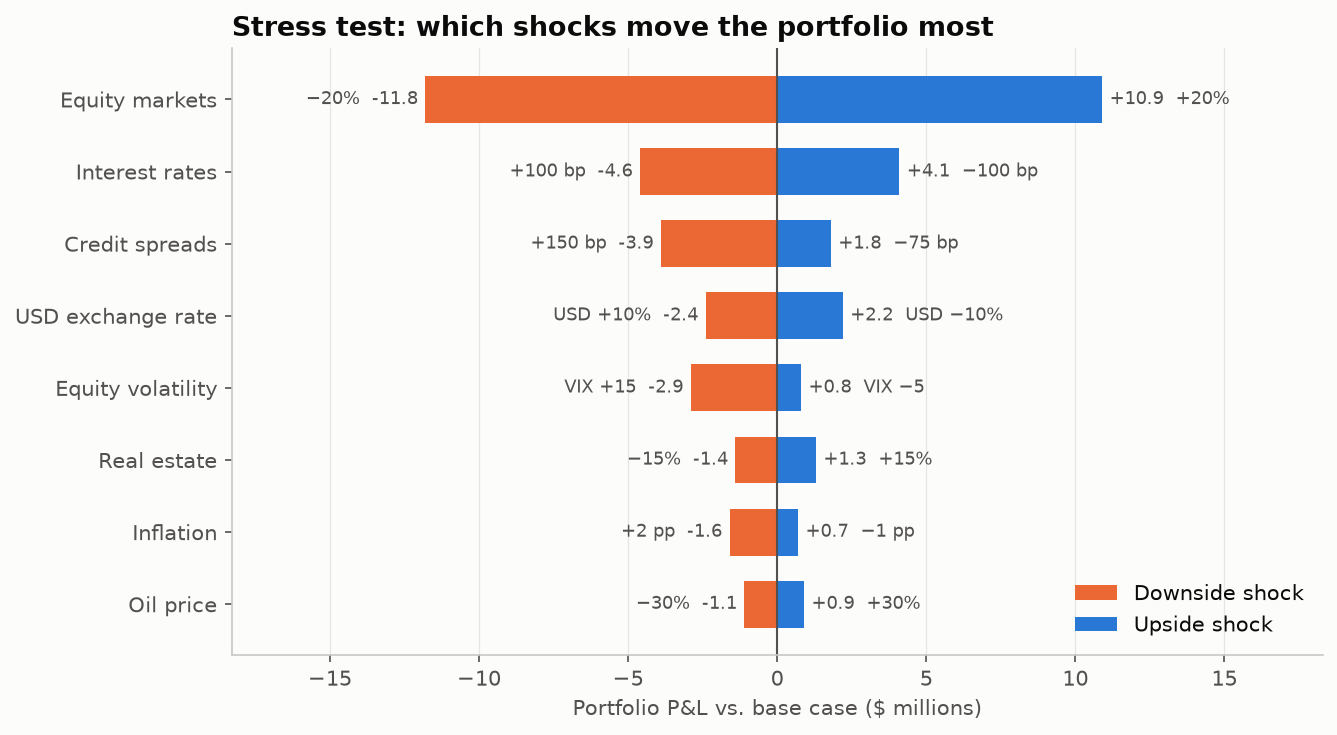

Reproduce this figure in Python.
"""
Stress-Test Tornado Chart  -  family: Finance & investment

DESIGN PURPOSE
For each risk factor, a horizontal bar runs from the portfolio's P&L under a
downside shock to its P&L under an upside shock. Bars are sorted by total
range, so the widest (most important) sensitivities sit at the top and the
chart narrows like a tornado. It ranks which assumptions matter most.

WHEN TO USE
  - Rank the sensitivity of a portfolio, valuation or budget to individual
    assumptions
  - Communicate scenario or stress-test results to non-specialists
  - Decide which inputs deserve more research or hedging

AVOID WHEN
  - Factors interact strongly (one-at-a-time shocks mislead; use joint
    scenarios)
  - Shocks are not comparable in likelihood (state the shock size for each
    bar)

ALTERNATIVES
  - Scenario table with joint shocks
  - DCF / two-way sensitivity table
  - Waterfall from base case to stressed case

EXAMPLE
Simulated one-at-a-time shocks to a 100 million multi-asset portfolio (P&L in
millions). Not investment advice.

NOTE: Educational examples with simulated or historical data. Not investment
advice; past performance does not predict future returns.

Run:  python stress_test_tornado.py
"""
import sys
from pathlib import Path

import numpy as np
import pandas as pd
import matplotlib.pyplot as plt

# Library style: categorical colors in fixed order, recessive axes, hairline grid.
PALETTE = ["#2a78d6", "#eb6834", "#1baf7a", "#eda100",
           "#e87ba4", "#008300", "#6250d6", "#e34948"]
SEQ_CMAP = "Blues"      # sequential: one hue, light -> dark
DIV_CMAP = "RdBu_r"     # diverging: two opposite hues, neutral midpoint
GRAY = "#b8b7b1"        # de-emphasised marks
plt.rcParams.update({
    "figure.figsize": (8, 4.8), "figure.dpi": 110, "figure.facecolor": "#fcfcfb",
    "axes.facecolor": "#fcfcfb", "axes.edgecolor": "#c9c8c3", "axes.linewidth": 0.8,
    "axes.spines.top": False, "axes.spines.right": False,
    "axes.grid": True, "grid.color": "#e6e5e1", "grid.linewidth": 0.6, "axes.axisbelow": True,
    "axes.prop_cycle": plt.cycler(color=PALETTE),
    "axes.titlesize": 13, "axes.titleweight": "bold", "axes.titlelocation": "left",
    "axes.labelcolor": "#52514e", "xtick.color": "#52514e", "ytick.color": "#52514e",
    "text.color": "#0b0b0b", "font.size": 10, "lines.linewidth": 2,
    "legend.frameon": False,
})

# --- Example data ------------------------------------------------------------
df = pd.DataFrame({
    "factor":   ["Equity markets", "Interest rates", "Credit spreads", "USD exchange rate",
                 "Oil price", "Inflation", "Equity volatility", "Real estate"],
    "down_shock": ["−20%", "+100 bp", "+150 bp", "USD +10%", "−30%", "+2 pp", "VIX +15", "−15%"],
    "up_shock":   ["+20%", "−100 bp", "−75 bp", "USD −10%", "+30%", "−1 pp", "VIX −5", "+15%"],
    "down_pnl": [-11.8, -4.6, -3.9, -2.4, -1.1, -1.6, -2.9, -1.4],   # P&L, $ millions
    "up_pnl":   [10.9, 4.1, 1.8, 2.2, 0.9, 0.7, 0.8, 1.3],
})
df["range"] = df["up_pnl"] - df["down_pnl"]
df = df.sort_values("range").reset_index(drop=True)
df

# --- Plot --------------------------------------------------------------------
fig, ax = plt.subplots(figsize=(9, 5))
y = np.arange(len(df))
ax.barh(y, df["down_pnl"], color=PALETTE[1], height=0.65, label="Downside shock")
ax.barh(y, df["up_pnl"], color=PALETTE[0], height=0.65, label="Upside shock")
for yi, row in df.iterrows():
    ax.text(row["down_pnl"] - 0.25, yi, f"{row['down_shock']}  {row['down_pnl']:+.1f}", ha="right",
            va="center", fontsize=8.5, color="#52514e")
    ax.text(row["up_pnl"] + 0.25, yi, f"{row['up_pnl']:+.1f}  {row['up_shock']}", ha="left",
            va="center", fontsize=8.5, color="#52514e")
ax.axvline(0, color="#52514e", linewidth=1)
ax.set_yticks(y, df["factor"])
lim = df[["down_pnl", "up_pnl"]].abs().max().max() * 1.55
ax.set_xlim(-lim, lim)
ax.set_xlabel("Portfolio P&L vs. base case ($ millions)")
ax.set_title("Stress test: which shocks move the portfolio most")
ax.grid(axis="y", visible=False)
ax.legend(loc="lower right")
fig.tight_layout()

# --- Save / show -------------------------------------------------------------
out = Path(__file__).with_name(Path(__file__).stem + ".png")
fig.savefig(out, dpi=150, bbox_inches="tight")
print(f"saved {out}")
if "--no-show" not in sys.argv:
    plt.show()
